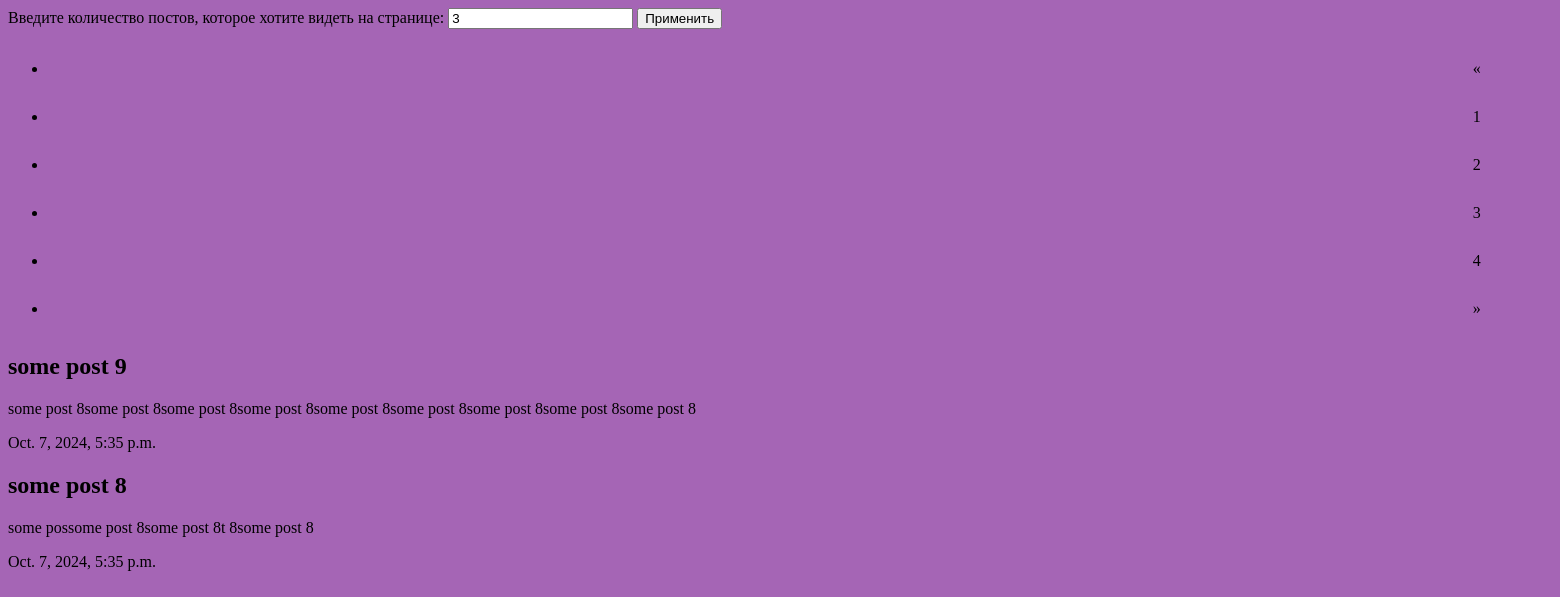
/module19app/, run on the app's committed database.
### paginatorapp/models.py (models this page shows)
class Post(models.Model):
    title = models.CharField(max_length=30)
    content = models.TextField()
    created_at = models.DateTimeField(auto_now_add=True)

### paginatorapp/views.py (the view)
# urls.py: path('module19app/', index),
def index(request):
    get_nums = SavedPostNums.objects.all()
    get_nums_list = []
    for i in get_nums:
        get_nums_list.append(i.number_of_posts)
    posts_on_page = request.POST.get('posts_on_page')
    posts = Post.objects.all().order_by('-created_at')
    if posts_on_page is not None:
        SavedPostNums.objects.all().delete()
        SavedPostNums.objects.create(number_of_posts=posts_on_page)
        paginator = Paginator(posts, posts_on_page)
    else:
        print(get_nums_list)
        paginator = Paginator(posts, get_nums_list[-1])
    page_number = request.GET.get('page')
    page_obj = paginator.get_page(page_number)
    return render(request, 'index.html', {'page_obj': page_obj})

### templates/paginator_task/index.html (shortened to what this page needs)
{% load static %}
<!DOCTYPE html>
<html lang="en">
<head>
    <link rel="stylesheet" type="text/css" href="{% static 'style.css' %}">
</head>
<body>
     <form method="post">
        <label for="posts_on_page">Введите количество постов, которое хотите видеть на странице:</label>
        <input type="number" id="posts_on_page" name="posts_on_page" maxlength="30" value="3" required>
         <button type="submit">Применить</button>
    {% if page_obj.has_other_pages %}
        <nav aria-label="Page-navigation">
            <ul class="paginator">
                {% if page_obj.has_previous %}
                    <li class="page-item">
                        <a class="page-link" href="?page={{ page_obj.previous_page_number }}" aria-label="Previous">
                            <span aria-hidden="true">&laquo;</span>
                        </a>
                    </li>
                {% else %}
                    <li class="page-item disabled">
                        <a class="page-link" href="#" aria-label="Previous">
                            <span aria-hidden="true">&laquo;</span>
                        </a>
                    </li>
                {% endif %}
                {% for i in page_obj.paginator.page_range %}
                    {% if page_obj.number == i %}
                        <li class="page-item active" aria-current="page">
                            <a class="page-link" href="#">{{ i }}</a>
                        </li>
                    {% else %}
                        <li class="page-item">
                            <a class="page-link" href="?page={{ i }}">{{ i }}</a>
                        </li>
                    {% endif %}
                {% endfor %}
                {% if page_obj.has_next %}
                    <li class="page-item">
                        <a class="page-link" href="?page={{ page_obj.next_page_number }}" aria-label="Next">
                            <span aria-hidden="true">&raquo;</span>
                        </a>
                    </li>
                {% else %}
                    <li class="page-item disabled">
                        <a class="page-link" href="#" aria-label="Next">
                            <span aria-hidden="true">&raquo;</span>
                        </a>
                    </li>
                {% endif %}
            </ul>
        </nav>
    {% endif %}
    <div class="row">
        {% for post in page_obj %}
        <div class="col-md-4">
            <h2>{{ post.title }}</h2>
            <p>{{ post.content }}</p>
            <p>{{ post.created_at }}</p>
        </div>
        {% endfor %}
    </div>
</body>
</html>

### static/style.css (style rules this page uses)
body { background-color: #a565b5 }
a { outline: none; text-decoration: none; display: inline-block; width: 190%; margin-right: 0.625%; text-align: center; line-height: 3; color: black; }

### data on the page
Post: title "some post 9", content "some post 8some post 8some post 8some post 8some post 8some post 8some post 8some post 8some post 8", created_at "Oct. 7, 2024, 5:35 p.m."
Post: title "some post 8", content "some possome post 8some post 8t 8some post 8", created_at "Oct. 7, 2024, 5:35 p.m."

### other printed values
{{ i }} "1"
{{ i }} "2" "3" "4"
